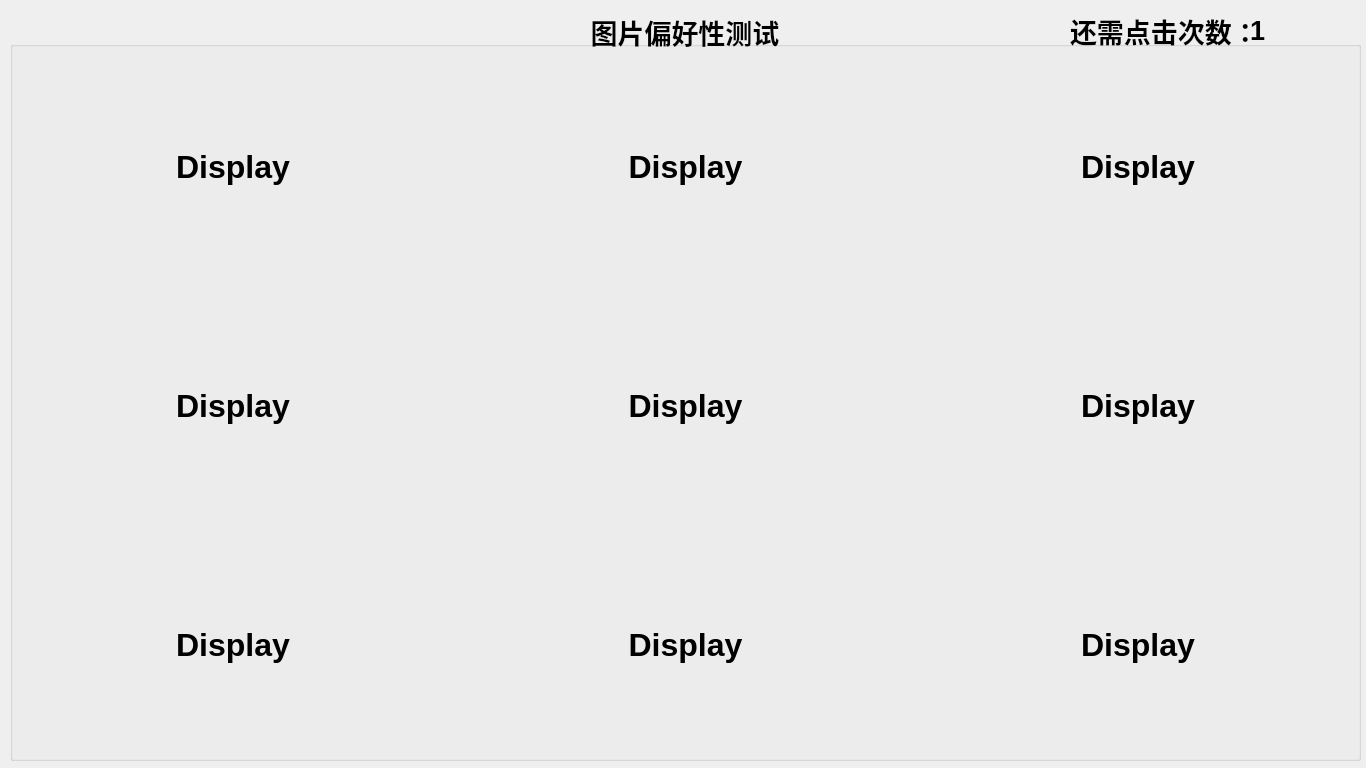
<?xml version="1.0" encoding="UTF-8"?>
<ui version="4.0">
 <class>Dialog</class>
 <widget class="QDialog" name="Dialog">
  <property name="geometry">
   <rect>
    <x>0</x>
    <y>0</y>
    <width>1366</width>
    <height>768</height>
   </rect>
  </property>
  <property name="minimumSize">
   <size>
    <width>1366</width>
    <height>768</height>
   </size>
  </property>
  <property name="maximumSize">
   <size>
    <width>1366</width>
    <height>768</height>
   </size>
  </property>
  <property name="windowTitle">
   <string>Dialog</string>
  </property>
  <widget class="QGroupBox" name="groupBox">
   <property name="geometry">
    <rect>
     <x>10</x>
     <y>10</y>
     <width>1351</width>
     <height>751</height>
    </rect>
   </property>
   <property name="font">
    <font>
     <pointsize>20</pointsize>
     <bold>true</bold>
    </font>
   </property>
   <property name="layoutDirection">
    <enum>Qt::LayoutDirection::LeftToRight</enum>
   </property>
   <property name="title">
    <string>图片偏好性测试</string>
   </property>
   <property name="alignment">
    <set>Qt::AlignmentFlag::AlignCenter</set>
   </property>
   <widget class="QWidget" name="gridLayoutWidget">
    <property name="geometry">
     <rect>
      <x>0</x>
      <y>40</y>
      <width>1351</width>
      <height>711</height>
     </rect>
    </property>
    <layout class="QGridLayout" name="gridLayout_2">
     <item row="0" column="1">
      <widget class="QLabel" name="label_pic_2">
       <property name="font">
        <font>
         <pointsize>24</pointsize>
         <bold>true</bold>
        </font>
       </property>
       <property name="text">
        <string>Display</string>
       </property>
       <property name="alignment">
        <set>Qt::AlignmentFlag::AlignCenter</set>
       </property>
      </widget>
     </item>
     <item row="1" column="2">
      <widget class="QLabel" name="label_pic_6">
       <property name="font">
        <font>
         <pointsize>24</pointsize>
         <bold>true</bold>
        </font>
       </property>
       <property name="text">
        <string>Display</string>
       </property>
       <property name="alignment">
        <set>Qt::AlignmentFlag::AlignCenter</set>
       </property>
      </widget>
     </item>
     <item row="2" column="2">
      <widget class="QLabel" name="label_pic_9">
       <property name="font">
        <font>
         <pointsize>24</pointsize>
         <bold>true</bold>
        </font>
       </property>
       <property name="text">
        <string>Display</string>
       </property>
       <property name="alignment">
        <set>Qt::AlignmentFlag::AlignCenter</set>
       </property>
      </widget>
     </item>
     <item row="1" column="1">
      <widget class="QLabel" name="label_pic_5">
       <property name="font">
        <font>
         <pointsize>24</pointsize>
         <bold>true</bold>
        </font>
       </property>
       <property name="text">
        <string>Display</string>
       </property>
       <property name="alignment">
        <set>Qt::AlignmentFlag::AlignCenter</set>
       </property>
      </widget>
     </item>
     <item row="0" column="2">
      <widget class="QLabel" name="label_pic_3">
       <property name="font">
        <font>
         <pointsize>24</pointsize>
         <bold>true</bold>
        </font>
       </property>
       <property name="text">
        <string>Display</string>
       </property>
       <property name="alignment">
        <set>Qt::AlignmentFlag::AlignCenter</set>
       </property>
      </widget>
     </item>
     <item row="2" column="1">
      <widget class="QLabel" name="label_pic_8">
       <property name="font">
        <font>
         <pointsize>24</pointsize>
         <bold>true</bold>
        </font>
       </property>
       <property name="text">
        <string>Display</string>
       </property>
       <property name="alignment">
        <set>Qt::AlignmentFlag::AlignCenter</set>
       </property>
      </widget>
     </item>
     <item row="0" column="0">
      <widget class="QLabel" name="label_pic_1">
       <property name="font">
        <font>
         <pointsize>24</pointsize>
         <bold>true</bold>
        </font>
       </property>
       <property name="text">
        <string>Display</string>
       </property>
       <property name="alignment">
        <set>Qt::AlignmentFlag::AlignCenter</set>
       </property>
      </widget>
     </item>
     <item row="1" column="0">
      <widget class="QLabel" name="label_pic_4">
       <property name="font">
        <font>
         <pointsize>24</pointsize>
         <bold>true</bold>
        </font>
       </property>
       <property name="text">
        <string>Display</string>
       </property>
       <property name="alignment">
        <set>Qt::AlignmentFlag::AlignCenter</set>
       </property>
      </widget>
     </item>
     <item row="2" column="0">
      <widget class="QLabel" name="label_pic_7">
       <property name="font">
        <font>
         <pointsize>24</pointsize>
         <bold>true</bold>
        </font>
       </property>
       <property name="text">
        <string>Display</string>
       </property>
       <property name="alignment">
        <set>Qt::AlignmentFlag::AlignCenter</set>
       </property>
      </widget>
     </item>
    </layout>
   </widget>
   <widget class="QLabel" name="label">
    <property name="geometry">
     <rect>
      <x>1060</x>
      <y>0</y>
      <width>201</width>
      <height>41</height>
     </rect>
    </property>
    <property name="text">
     <string>还需点击次数：</string>
    </property>
   </widget>
   <widget class="QLabel" name="label_counter">
    <property name="geometry">
     <rect>
      <x>1240</x>
      <y>10</y>
      <width>81</width>
      <height>21</height>
     </rect>
    </property>
    <property name="text">
     <string>1</string>
    </property>
   </widget>
  </widget>
 </widget>
 <resources/>
 <connections/>
</ui>
